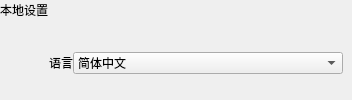
             <widget class="QWidget" name="LocalSetting" native="true">
              <layout class="QVBoxLayout" name="verticalLayout_4">
               <property name="spacing">
                <number>6</number>
               </property>
               <property name="leftMargin">
                <number>0</number>
               </property>
               <property name="topMargin">
                <number>0</number>
               </property>
               <property name="rightMargin">
                <number>0</number>
               </property>
               <property name="bottomMargin">
                <number>0</number>
               </property>
               <item>
                <widget class="QLabel" name="label_5">
                 <property name="maximumSize">
                  <size>
                   <width>16777215</width>
                   <height>20</height>
                  </size>
                 </property>
                 <property name="text">
                  <string>本地设置</string>
                 </property>
                </widget>
               </item>
               <item>
                <widget class="QWidget" name="widget_2" native="true">
                 <layout class="QHBoxLayout" name="horizontalLayout_4">
                  <property name="spacing">
                   <number>0</number>
                  </property>
                  <property name="leftMargin">
                   <number>9</number>
                  </property>
                  <property name="topMargin">
                   <number>9</number>
                  </property>
                  <property name="rightMargin">
                   <number>9</number>
                  </property>
                  <property name="bottomMargin">
                   <number>9</number>
                  </property>
                  <item>
                   <spacer name="horizontalSpacer_3">
                    <property name="orientation">
                     <enum>Qt::Horizontal</enum>
                    </property>
                    <property name="sizeHint" stdset="0">
                     <size>
                      <width>40</width>
                      <height>20</height>
                     </size>
                    </property>
                   </spacer>
                  </item>
                  <item>
                   <widget class="QLabel" name="label_8">
                    <property name="text">
                     <string>语言</string>
                    </property>
                   </widget>
                  </item>
                  <item>
                   <widget class="QComboBox" name="comboBox">
                    <property name="minimumSize">
                     <size>
                      <width>270</width>
                      <height>0</height>
                     </size>
                    </property>
                    <property name="maximumSize">
                     <size>
                      <width>270</width>
                      <height>16777215</height>
                     </size>
                    </property>
                    <property name="focusPolicy">
                     <enum>Qt::NoFocus</enum>
                    </property>
                    <item>
                     <property name="text">
                      <string>简体中文</string>
                     </property>
                    </item>
                    <item>
                     <property name="text">
                      <string>English</string>
                     </property>
                    </item>
                   </widget>
                  </item>
                 </layout>
                </widget>
               </item>
              </layout>
             </widget>
